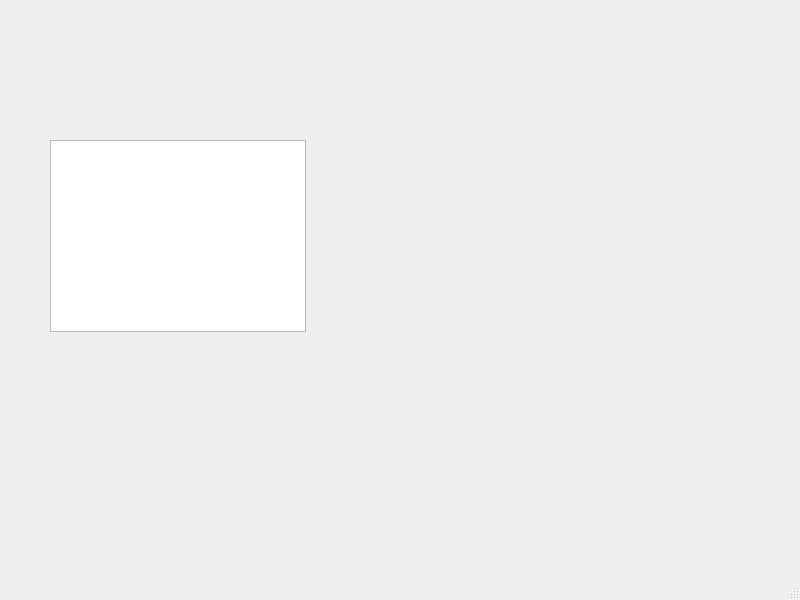
<?xml version="1.0" encoding="UTF-8"?>
<ui version="4.0">
 <class>MainWindow</class>
 <widget class="QMainWindow" name="MainWindow">
  <property name="geometry">
   <rect>
    <x>0</x>
    <y>0</y>
    <width>800</width>
    <height>600</height>
   </rect>
  </property>
  <property name="windowTitle">
   <string>MainWindow</string>
  </property>
  <widget class="QWidget" name="centralwidget">
   <widget class="QTextBrowser" name="textBrowser">
    <property name="geometry">
     <rect>
      <x>50</x>
      <y>140</y>
      <width>256</width>
      <height>192</height>
     </rect>
    </property>
   </widget>
  </widget>
  <widget class="QMenuBar" name="menubar">
   <property name="geometry">
    <rect>
     <x>0</x>
     <y>0</y>
     <width>800</width>
     <height>25</height>
    </rect>
   </property>
  </widget>
  <widget class="QStatusBar" name="statusbar"/>
 </widget>
 <resources/>
 <connections/>
</ui>
